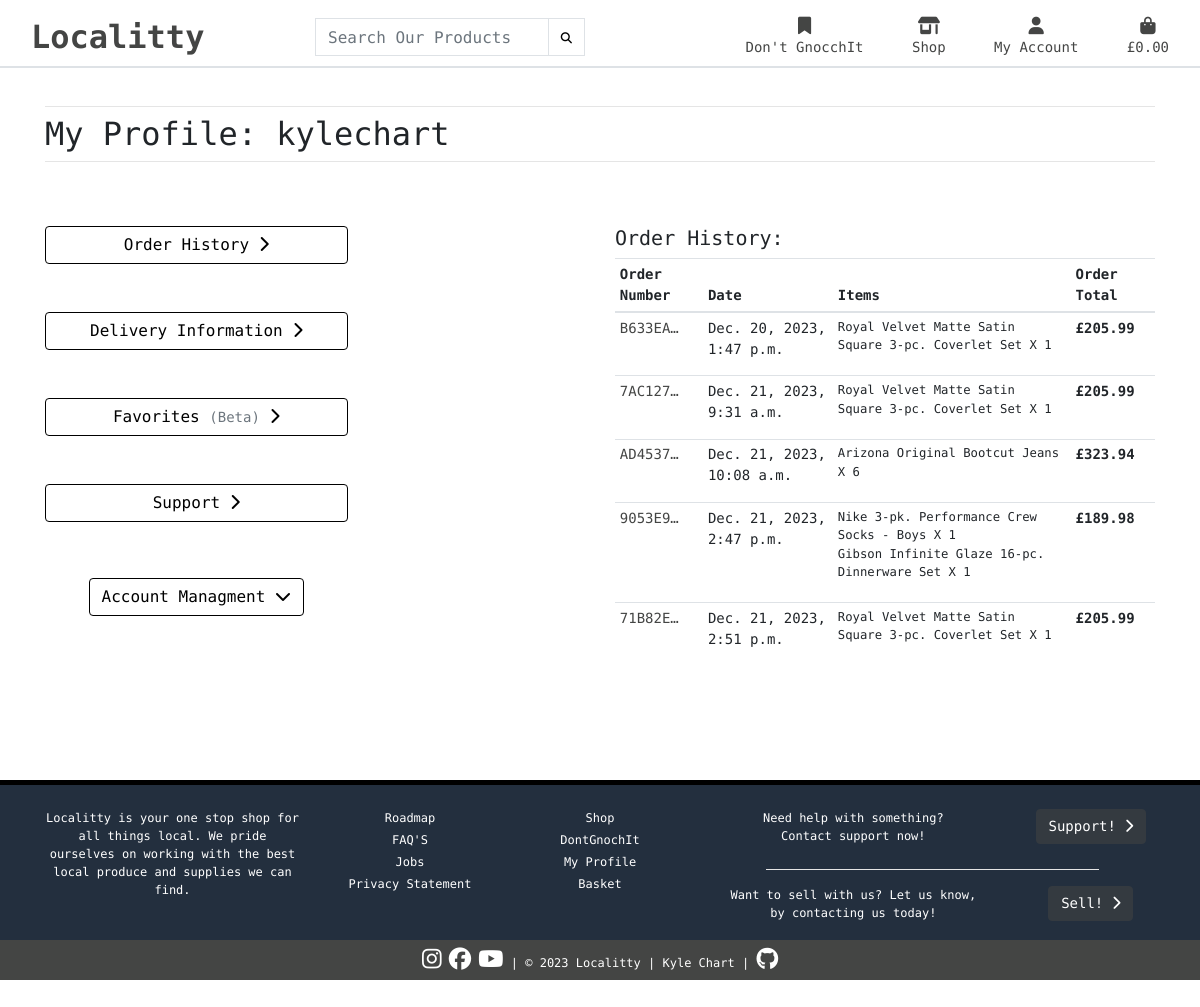
/profile/ (signed in), run on an earlier commit of the app's database.
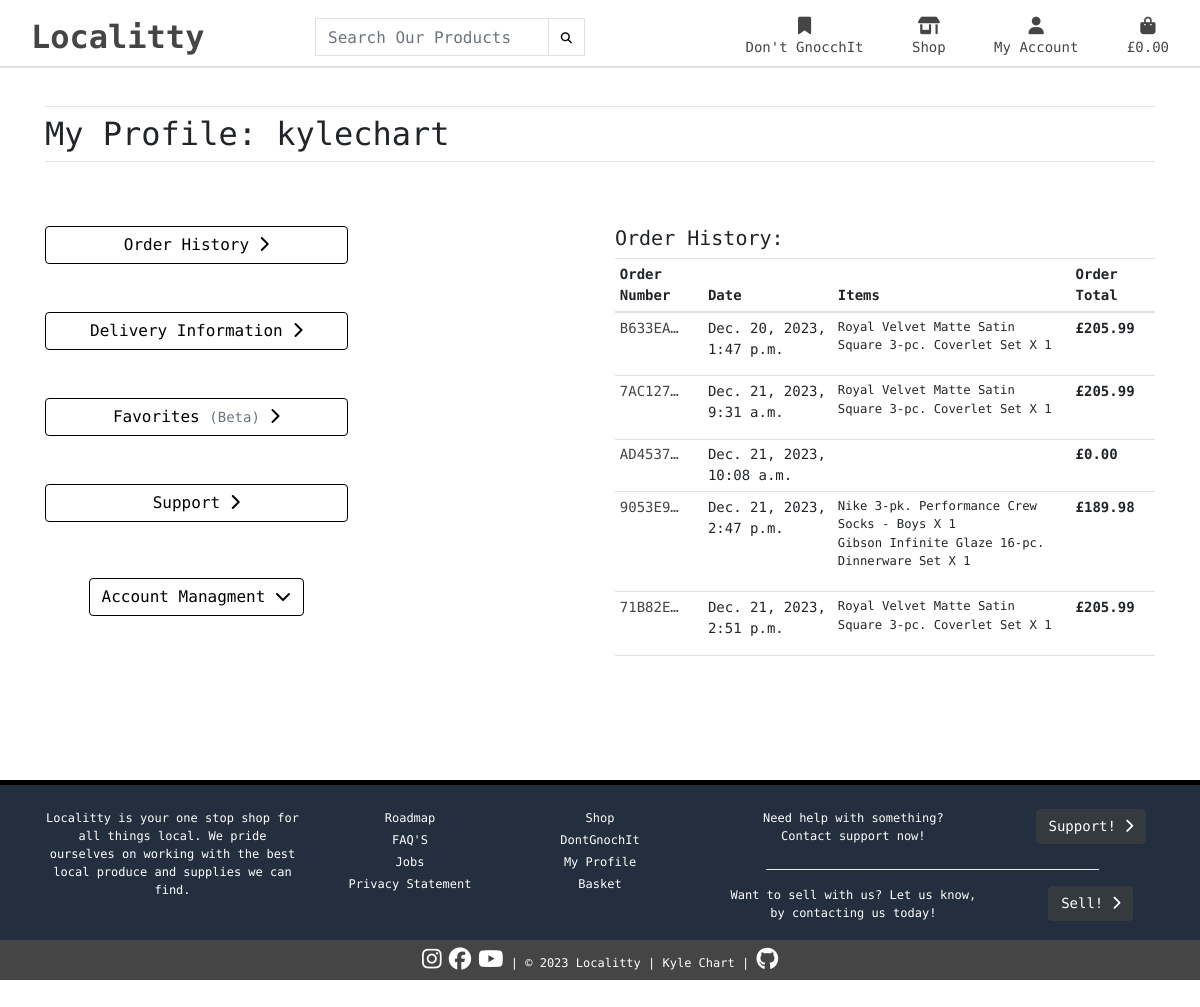
And on a later commit of the database.
### checkout/models.py (models this page shows, shortened)
class Order(models.Model):
    order_number = models.CharField(max_length=32, null=False, editable=False)
    user_profile = models.ForeignKey(
        UserProfile, on_delete=models.SET_NULL, null=True, blank=True, related_name='orders')
    full_name = models.CharField(max_length=50, null=False, blank=False)
    email = models.EmailField(max_length=254, blank=False, null=False)
    phone_number = models.CharField(max_length=20, null=False, blank=False)
    country = CountryField(blank_label='Country *', null=False, blank=False)
    postcode = models.CharField(max_length=20, null=True, blank=True)
    town_or_city = models.CharField(max_length=40, null=False, blank=False)
    street_address1 = models.CharField(max_length=80, null=False, blank=False)
    street_address2 = models.CharField(max_length=80, null=True, blank=True)
    county = models.CharField(max_length=80, null=True, blank=True)
    date = models.DateTimeField(auto_now_add=True)
    delivery_cost = models.DecimalField(
        max_digits=6, decimal_places=2, null=False, default=0)
    order_total = models.DecimalField(
        max_digits=10, decimal_places=2, null=False, default=0)
    grand_total = models.DecimalField(
        max_digits=10, decimal_places=2, null=False, default=0)
    original_bag = models.TextField(null=False, blank=False, default='')
    stripe_pid = models.CharField(
        max_length=254, null=False, blank=False, default='')
    class Meta:
        verbose_name_plural = 'Order'

class NewItem(models.Model):
    order = models.ForeignKey(
        Order, null=False, blank=False, on_delete=models.CASCADE, related_name='newitem')
    product = models.ForeignKey(
        Product, null=False, blank=False, on_delete=models.CASCADE)
    quantity = models.IntegerField(null=False, blank=False, default=0)
    newitem_total = models.DecimalField(
        max_digits=6, decimal_places=2, null=False, blank=False, editable=False)
    class Meta:
        verbose_name_plural = 'New Item'

### products/models.py (models this page shows)
class Product(models.Model):
    category = models.ForeignKey(
        'Category', null=True, blank=True, on_delete=models.SET_NULL)
    sku = models.CharField(max_length=254, blank=True, null=True)
    name = models.CharField(max_length=180, null=True, blank=True)
    description = models.TextField()
    rating = models.DecimalField(max_digits=6, decimal_places=2)
    price = models.DecimalField(max_digits=6, decimal_places=2)
    image_url = models.URLField(max_length=1024, blank=True, null=True)
    image = models.ImageField(blank=True, null=True)
    class Meta:
        verbose_name_plural = 'Products'

### profiles/views.py (the view)
# urls.py: path('', views.renderprofile, name='profile'),
@login_required
def renderprofile(request):
    if not request.user.is_authenticated:
        messages.error(request, f'Sorry, you have to be registered to view this page. \
                       Please log in or make an account and try again.')
        return redirect('account_login')
    profile = get_object_or_404(UserProfile, user=request.user)
    if request.method == 'POST':
        orders = profile.orders.all()
    else:
        orders = profile.orders.all()
    template = 'profile.html'
    context = {
        'user': profile,
        'orders': orders,
    }
    return render(request, template, context)

### profiles/models.py (called while the page is built)
    def __str__(self):
        return self.user.username

### profiles/templates/profile.html (shortened to what the changed rows need)
{% extends "base.html" %}
{% load static %}
{% block content %}
<div class="container">
    <div class="row">
        <div class="col">
                <h2 class="page-title">My Profile: {{ user }}</h2>
        </div>
    </div>
</div>
<div class="container mt-4">
    <div class="row">
        <div class="col-lg-6 col-md-6 col-sm-12">
            <div class="table-responsive order-history">
                <table class="table table-sm">
                    <thead>
                        <tr>
                            <th>Order Number</th>
                            <th>Date</th>
                            <th>Items</th>
                            <th>Order Total</th>
                        </tr>
                    </thead>
                    <tbody>
                        {% for order in orders %}
                            <tr>
                                <td>
                                    <a href="{% url 'order_confirmation' order.order_number %}" aria-label="Opens a confirmation page for the selected order" class="user-history" title="{{ orders.order_number }}">{{ order.order_number|truncatechars:7 }}</a>
                                </td>
                                <td>{{ order.date}}</td>
                                <td>
                                    <ul class="list-unstyled">
                                        {% for item in order.newitem.all %}
                                            <li class="small">
                                                {{ item.product.name }} X {{ item.quantity }}
                                            </li>
                                        {% endfor %}
                                    </ul>
                                </td>
                                <td><strong>£{{ order.grand_total }}</strong></td>
                            </tr>
                        {% endfor %}
                    </tbody>
                </table>
            </div>
        </div>
    </div>
</div>
{% endblock %}

What changed in the data, as far as the page shows it:
removed NewItem: product.name "Arizona Original Bootcut Jeans", quantity "6", shown under Order "Dec. 21, 2023, 10:08 a.m."
changed Order "Dec. 21, 2023, 10:08 a.m.": grand_total "323.94" → "0.00"
